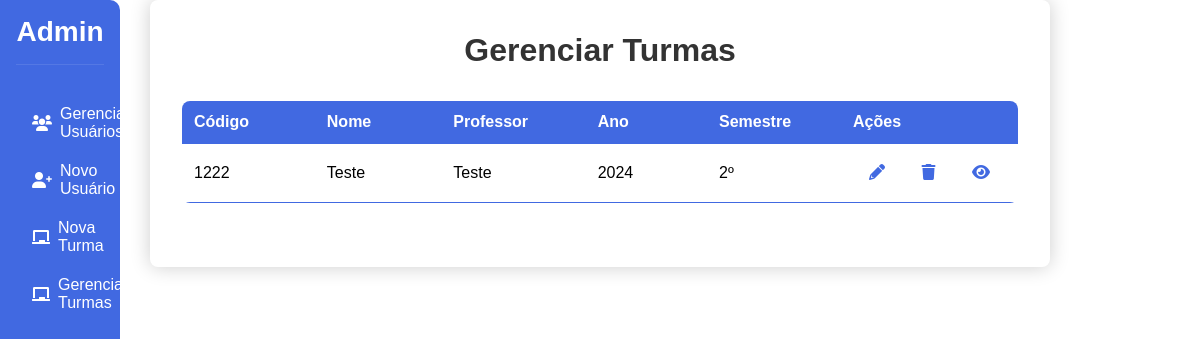
Before: /admin/CRUD_turmas/gerenciar_turmas with the older database file.
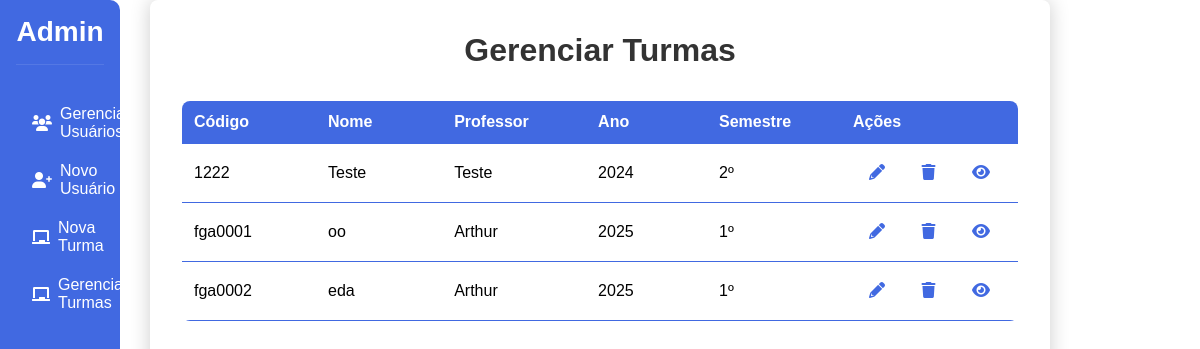
After: the same page with the newer database file.
### app.py (models this page shows)
class Turma(db.Model):
    codigo_disciplina = db.Column(db.String(100), nullable=False, primary_key=True)
    nome = db.Column(db.String(100), nullable=False)
    professor_email = db.Column(db.String(150), db.ForeignKey('user.email'), nullable=False)
    ano = db.Column(db.Integer, nullable=False)
    semestre = db.Column(db.Integer, nullable=False)
    professor = db.relationship('User', backref='turmas_ministradas', foreign_keys=[professor_email])
    alunos = db.relationship('User',
                           secondary=alunos_turmas,
                           lazy='subquery',
                           backref=db.backref('turmas', lazy=True))

class User(db.Model):
    email = db.Column(db.String(150), unique=True, nullable=False, primary_key=True)
    nome = db.Column(db.String(150), nullable=False)
    cargo = db.Column(db.String(50), nullable=False)
    senha = db.Column(db.String(150), nullable=False)

### app.py (the view, shortened to what this page needs)
@app.route('/admin/CRUD_turmas/gerenciar_turmas', methods=['GET', 'POST'])
def gerenciar_turmas():
    turmas = Turma.query.all()
    if request.method == 'GET':
        return render_template('admin/CRUD_turmas/gerenciar_turmas.html', turmas=turmas)
    return render_template('admin/CRUD_turmas/gerenciar_turmas.html', turmas=turmas)

### templates/admin/CRUD_turmas/gerenciar_turmas.html (shortened to what this page needs)
<!DOCTYPE html>
<html lang="pt-BR">
<head>
    <link rel="stylesheet" href="{{ url_for('static', filename='css/CRUD_turmas/gerenciar_turmas.css') }}">
    <link rel="stylesheet" href="https://cdnjs.cloudflare.com/ajax/libs/font-awesome/6.0.0-beta3/css/all.min.css">
</head>
<body>
    <div class="navbar">
        <h2>Admin</h2>
        <ul>
            <li><a href="{{ url_for('gerenciar_usuarios') }}"><i class="fas fa-users"></i> Gerenciar Usuários</a></li>
            <li><a href="{{ url_for('criar_usuario') }}"><i class="fas fa-user-plus"></i> Novo Usuário</a></li>
            <li><a href="{{ url_for('criar_turma') }}"><i class="fas fa-chalkboard"></i> Nova Turma</a></li>
            <li><a href="{{ url_for('gerenciar_turmas') }}"><i class="fas fa-chalkboard"></i> Gerenciar Turmas</a></li>
        </ul>
    </div>
    <div class="container">
        <h1>Gerenciar Turmas</h1>
        {% if turmas %}
            <table class="users-table">
                <thead>
                    <tr>
                        <th>Código</th>
                        <th>Nome</th>
                        <th>Professor</th>
                        <th>Ano</th>
                        <th>Semestre</th>
                        <th>Ações</th>
                    </tr>
                </thead>
                <tbody>
                    {% for turma in turmas %}
                        <tr>
                            <td>{{ turma.codigo_disciplina }}</td>
                            <td>{{ turma.nome }}</td>
                            <td>{{ turma.professor.nome }}</td>
                            <td>{{ turma.ano }}</td>
                            <td>{{ turma.semestre }}º</td>
                            <td>
                                <a href="{{ url_for('atualizar_turma', codigo=turma.codigo_disciplina) }}" class="action-btn edit-btn">
                                    <i class="fas fa-pencil-alt"></i>
                                </a>
                                <a onclick="confirmDelete('{{ turma.codigo_disciplina }}')" class="action-btn delete-btn">
                                    <i class="fas fa-trash"></i>
                                </a>
                                <a href="{{ url_for('vizualizar_alunos', codigo=turma.codigo_disciplina) }}" class="action-btn view-btn">
                                    <i class="fas fa-eye"></i>
                                </a>
                            </td>
                        </tr>
                    {% endfor %}
                </tbody>
            </table>
        {% else %}
            <p>Nenhuma turma encontrada.</p>
        {% endif %}
    </div>
</body>
</html>

### static/css/CRUD_turmas/gerenciar_turmas.css (style rules this page uses)
* { margin: 0; padding: 0; box-sizing: border-box; font-family: 'Arial', sans-serif; }
body { display: flex; min-height: 100vh; overflow: hidden; }
.navbar { width: 10%; background-color: #4169E1; color: white; padding: 1rem; position: fixed; height: 100%; border-top-right-radius: 10px; border-bottom-right-radius: 10px; }
.navbar h2 { text-align: center; margin-bottom: 2rem; padding-bottom: 1rem; border-bottom: 1px solid rgba(255, 255, 255, 0.1); font-size: 28px; color: var(--white-color); min-width: 60px; text-align: center; }
.navbar ul { list-style: none; padding: 0; }
.navbar ul li { margin-bottom: 5px; }
.navbar ul li a { color: white; text-decoration: none; display: flex; align-items: center; padding: 0.5rem 1rem; transition: background-color 0.3s; border-radius: 10px; }
.navbar ul li a i { margin-right: 0.5rem; }
.container { margin-left: 250px; padding: 2rem; border-radius: 8px; box-shadow: 0 0 20px rgba(0, 0, 0, 0.2); width: 75%; margin: auto; margin-top: 0; }
h1 { color: #333; text-align: center; margin-bottom: 2rem; }
.users-table { border-collapse: collapse; margin: 2rem 0; background-color: white; border-radius: 8px; overflow: hidden; width: 100%; }
.users-table th, .users-table td { padding: 12px; text-align: left; border-bottom: 1px solid #4169E1; }
.users-table th { background-color: #4169E1; color: white; font-weight: bold; }
.users-table th:nth-child(1), .users-table td:nth-child(1) { width: 25%; }
.users-table th:nth-child(2), .users-table td:nth-child(2) { width: 25%; }
.users-table th:nth-child(3), .users-table td:nth-child(3) { width: 25%; }
.users-table th:nth-child(4), .users-table td:nth-child(4) { width: 25%; }
.users-table th:nth-child(6), .users-table td:nth-child(6) { width: 15%; padding-left: 50px; }
.action-btn { padding: 8px 16px; border: none; border-radius: 4px; cursor: pointer; text-decoration: none; display: inline-block; transition: opacity 0.3s; color: #4169E1; }
.users-table td:last-child { white-space: nowrap; width: 100px; text-align: center; }

Changed rows visible on the page:
added Turma: codigo_disciplina "fga0001", nome "oo", professor.nome "Arthur", ano "2025", semestre "1"
added Turma: codigo_disciplina "fga0002", nome "eda", professor.nome "Arthur", ano "2025", semestre "1"
